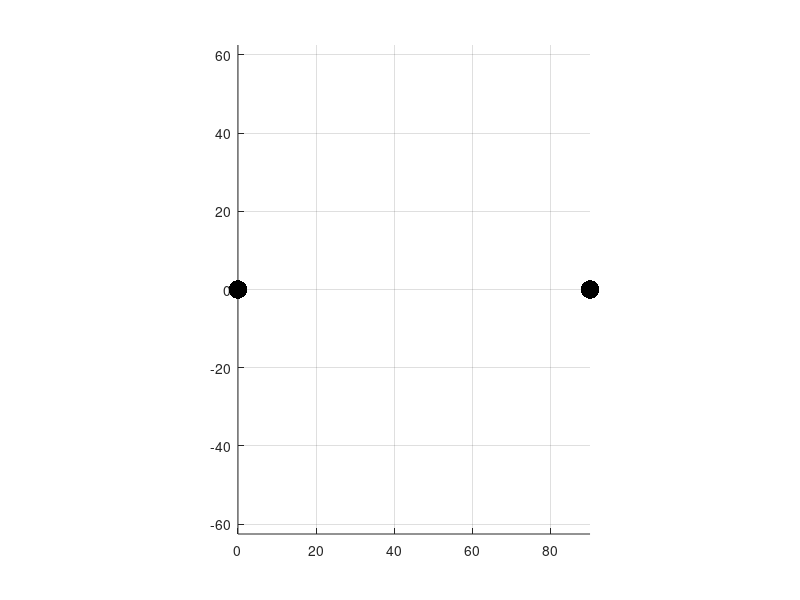

Recreate this plot in MATLAB. (Note: this script raises an error after producing the figure.)
% restart
close all; clear; clc;

% parameters
a = 90;          % [mm]
b = 50;          % [mm]
phi_dot = 2.240; % [rad/s]
phi_0 = -pi/2;   % [rad]
phi_f = pi/2;    % [rad]
dt = 0.001;      % [s]

% construct time
t = 0:dt:((phi_f-phi_0)/phi_dot);
phi_vals = t*phi_dot + phi_0;

% storage
theta_vals = [];
theta_dot_analytical_mak = [];
theta_dot_analytical_team = [];


%%
% setup figure
figure;
hold on; grid on; axis equal;
xlim([0 90]);
ylim(1.25*b*[-1 1]);
ph_pb = plot(nan(1,2),nan(1,2),'-','LineWidth',3,'Color',[ 0.8 0.4 0 ]);
ph_oa = plot(nan(1,2),nan(1,2),'.-','MarkerSize',40,'LineWidth',3,'Color',[ 0 0.8 0 ]);
plot(0,0,'.','MarkerSize',40,'Color',[0 0 0]);
plot(a,0,'.','MarkerSize',40,'Color',[0 0 0]);

for phi = phi_vals

    c = sqrt(a^2 + b^2 - 2*a*b*cos(phi));
    theta = asin((b/c)*sin(phi));
    theta_vals(end+1) = theta;

    theta_dot_analytical_team(end+1) = ( phi_dot*cos(phi + theta) / (cos(theta)-cos(phi + theta)) );
%     theta_dot_analytical_mak(end+1) = (2*(b^2)*sin(phi)*cos(phi)*phi_dot - (sin(theta)^2)*2*a*b*sin(phi)*phi_dot )/(2*sin(theta)*cos(theta)*(a^2+b^2-2*a*b*cos(phi)));
    theta_dot_analytical_mak(end+1) = (-b*phi_dot*cos(pi-theta-phi))/(a*cos(theta)+b*cos(pi-theta-phi));


    ph_oa.XData = [0 b*cos(phi)];
    ph_oa.YData = [0 b*sin(phi)];
    ph_pb.XData = [a a-c*cos(theta)];
    ph_pb.YData = [0 c*sin(theta)];
%     drawnow;
    
end

%%
figure;
subplot(2,1,1);
hold on; grid on;
plot(t,phi_vals);
plot(t,theta_vals);

subplot(2,1,2);
hold on; grid on;
plot(t,gradient(phi_vals,t));
plot(t,gradient(theta_vals,t));

figure;
ax(1) = subplot(3,1,1);
hold on; grid on;
plot(phi_vals*180/pi,theta_vals*180/pi,'-','LineWidth',1.6);
xlabel('\bfphi [deg]');
ylabel('\bfTheta [deg]');

ax(2) = subplot(3,1,2:3);
hold on; grid on;
plot(phi_vals*180/pi,gradient(phi_vals,t),'-','LineWidth',1.6);
plot(phi_vals*180/pi,gradient(theta_vals,t),'-','LineWidth',1.6);
plot(phi_vals*180/pi,theta_dot_analytical_team,'--','LineWidth',1.6);
plot(phi_vals*180/pi,theta_dot_analytical_mak,'--','LineWidth',1.6);
xlabel('\bfphi [deg]');
ylabel('\bfAngular Speed [rad/s]');
legend('phi dot','theta dot','team analytical','mike analytical','Location','NorthWest');
ylim([-1 6]);

linkaxes(ax,'x');
